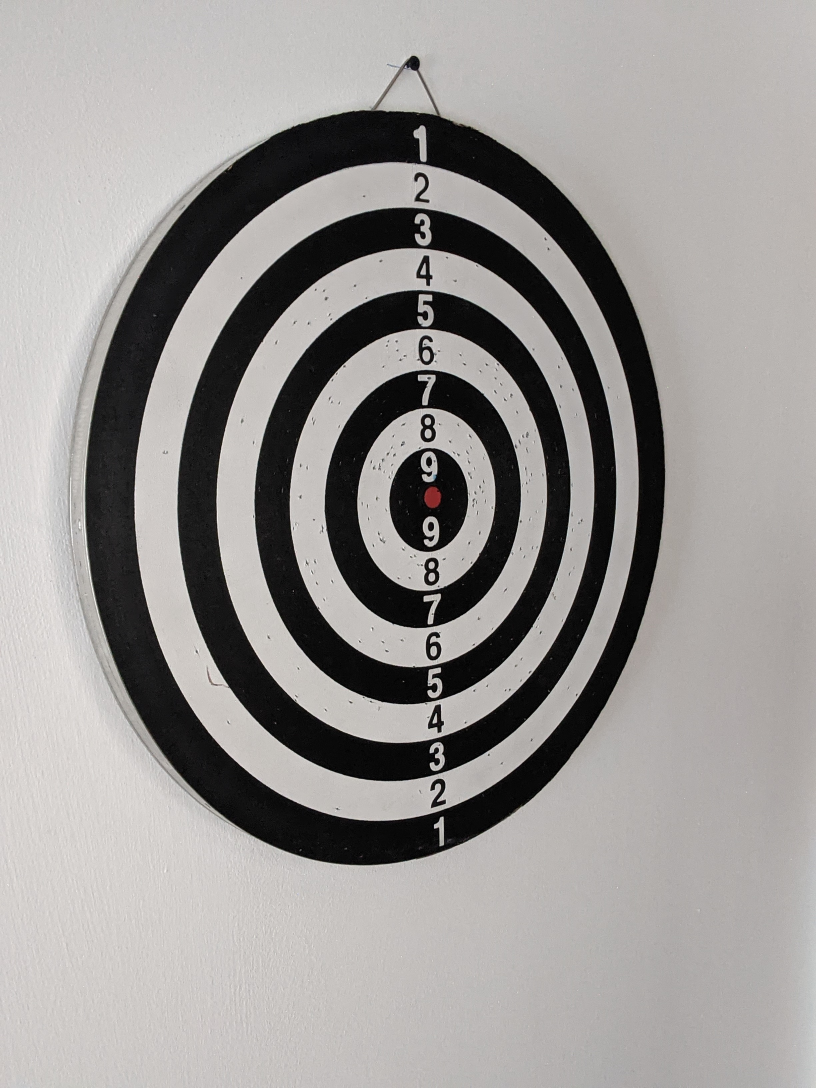
#> input picture image.jpg, 2448 x 3264 px (shown at 1/3 size)
$ python main.py   (older library calls are emulated)
#> lines starting #> are read from the running program, lines starting #| are printed output that depends on the picture; after the words box and inside, x2 and y2 are one past the last pixel; in counts of white or black regions, pixels touching at a corner belong together
import cv2
import numpy as np

def filter_image(image, kernel):
    image = np.array(image, np.uint8)
    filtered_image = cv2.filter2D(image, cv2.CV_8U, kernel)
    return filtered_image


def Canny(image, threshold_strong_lines, threshold_weak_lines = None, sobel_kernerl_size = 3):
    if threshold_strong_lines is None:
        threshold_weak_lines = threshold_strong_lines / 2

    image = cv2.Canny(image, threshold_weak_lines, threshold_strong_lines, None, apertureSize=sobel_kernerl_size)
    return image


def Sobel(image, pa_orizontala, pa_verticala, kernel_size):
    return cv2.Sobel(image, cv2.CV_8U, dx=pa_orizontala, dy=pa_verticala, ksize=kernel_size)


def main():
    image = cv2.imread("image.jpg", cv2.IMREAD_COLOR)
#> image is the input picture: shape (3264, 2448, 3); mean B, G, R 149.1, 151, 153.8
    image_Sobel_o = Sobel(image, 1, 0, 3)
#> in Sobel, `return cv2.Sobel(image, cv2.CV_8U, dx=pa_orizontala, dy=pa_verticala, ..`:
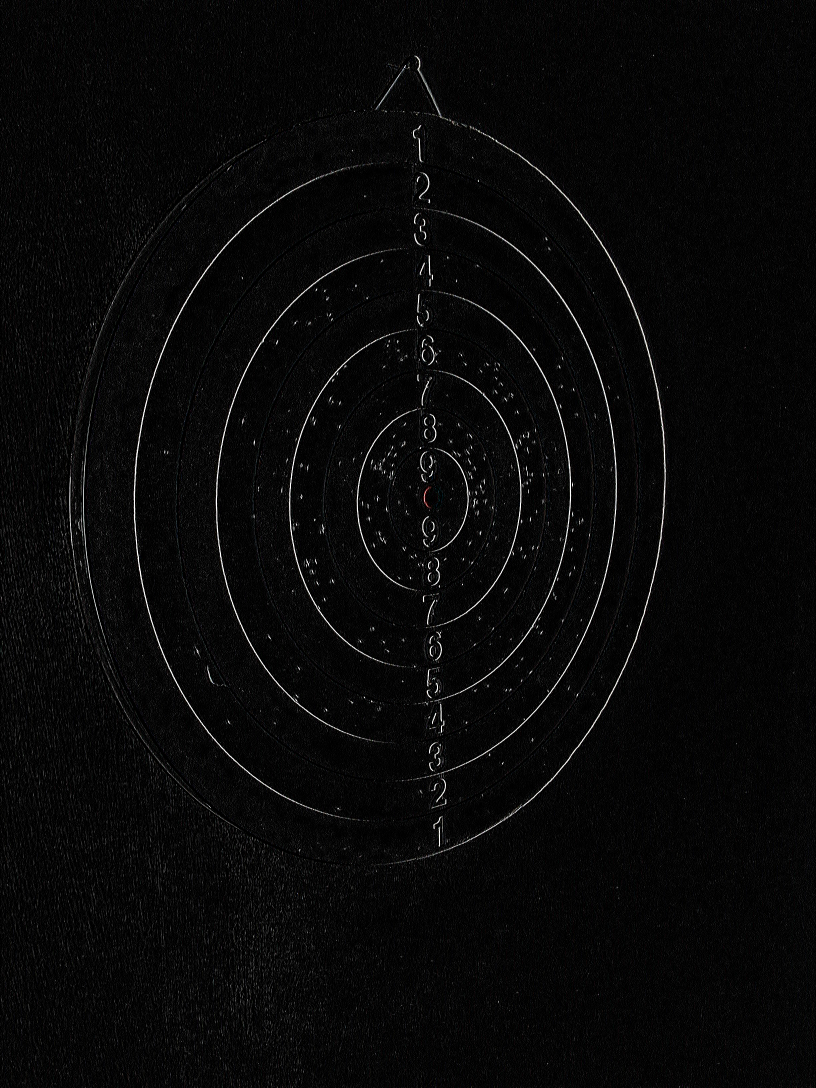
#> returned value: shape (3264, 2448, 3) (shown at 1/3 size); mean of channels 0, 1, 2 8.5, 8.4, 8.5; drawn as B, G, R
    image_Sobel_v = Sobel(image, 0, 1, 3)
#> call 2 of Sobel, with pa_orizontala = 0, pa_verticala = 1, kernel_size = 3
#> in Sobel (call 2), `return cv2.Sobel(image, cv2.CV_8U, dx=pa_orizontala, dy=pa_verticala, ..`:
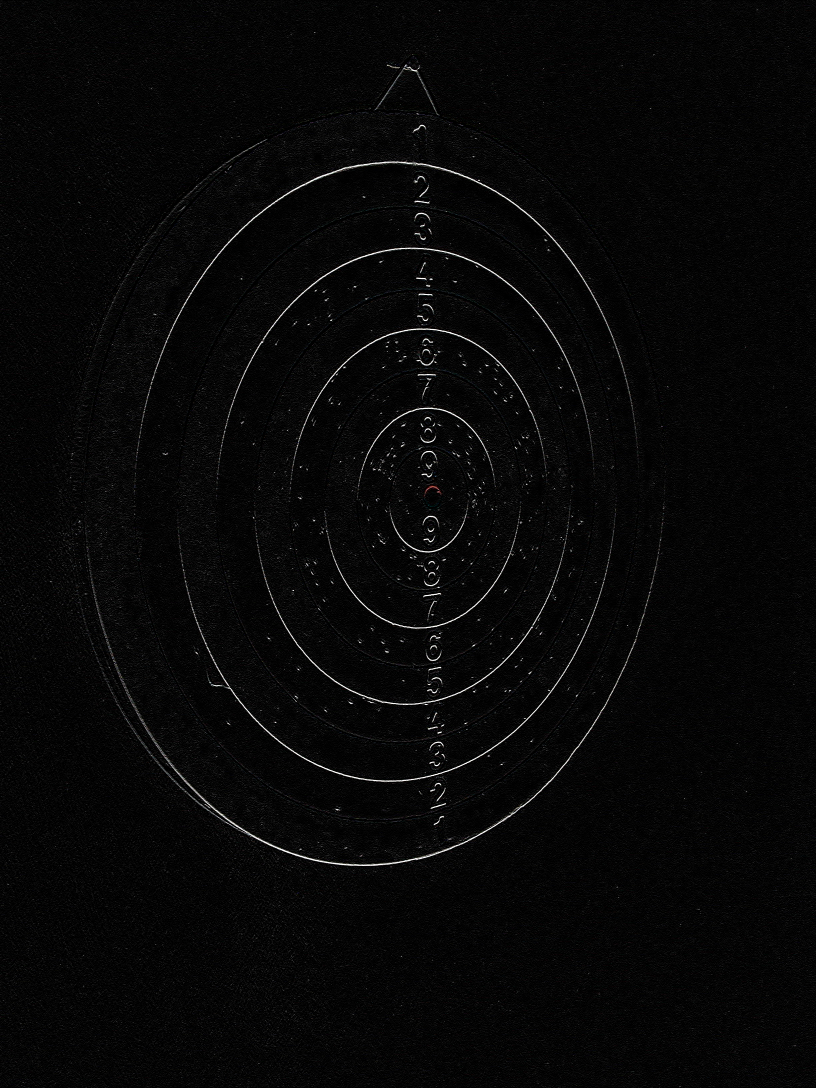
#> returned value: shape (3264, 2448, 3) (shown at 1/3 size); mean of channels 0, 1, 2 7.3, 7.2, 7.3; drawn as B, G, R
    image_Sobel_both = Sobel(image, 1, 1, 3)
#> call 3 of Sobel, with pa_orizontala = 1, pa_verticala = 1, kernel_size = 3
#> in Sobel (call 3), `return cv2.Sobel(image, cv2.CV_8U, dx=pa_orizontala, dy=pa_verticala, ..`:
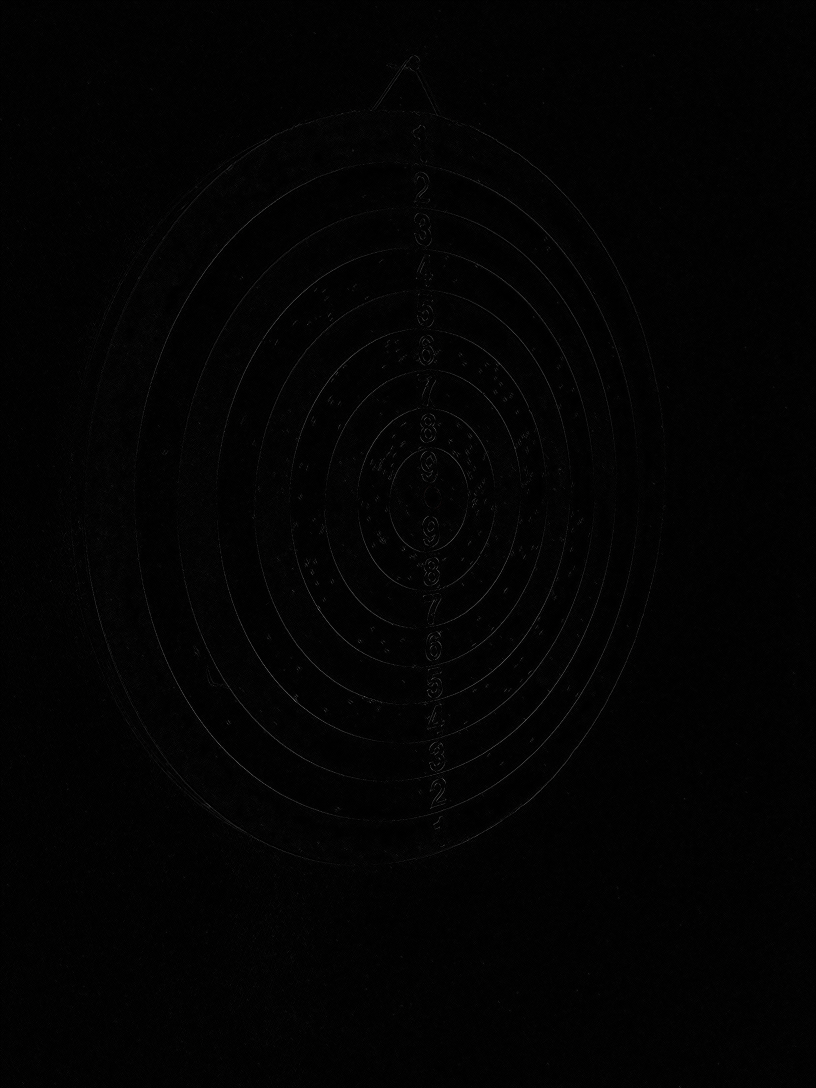
#> returned value: shape (3264, 2448, 3) (shown at 1/3 size); mean of channels 0, 1, 2 2.8, 2.8, 2.8; drawn as B, G, R
    image_Canny = Canny(image, 600) #Canny e grayscale
#> in Canny, `image = cv2.Canny(image, threshold_weak_lines, threshold_strong_lines,..`:
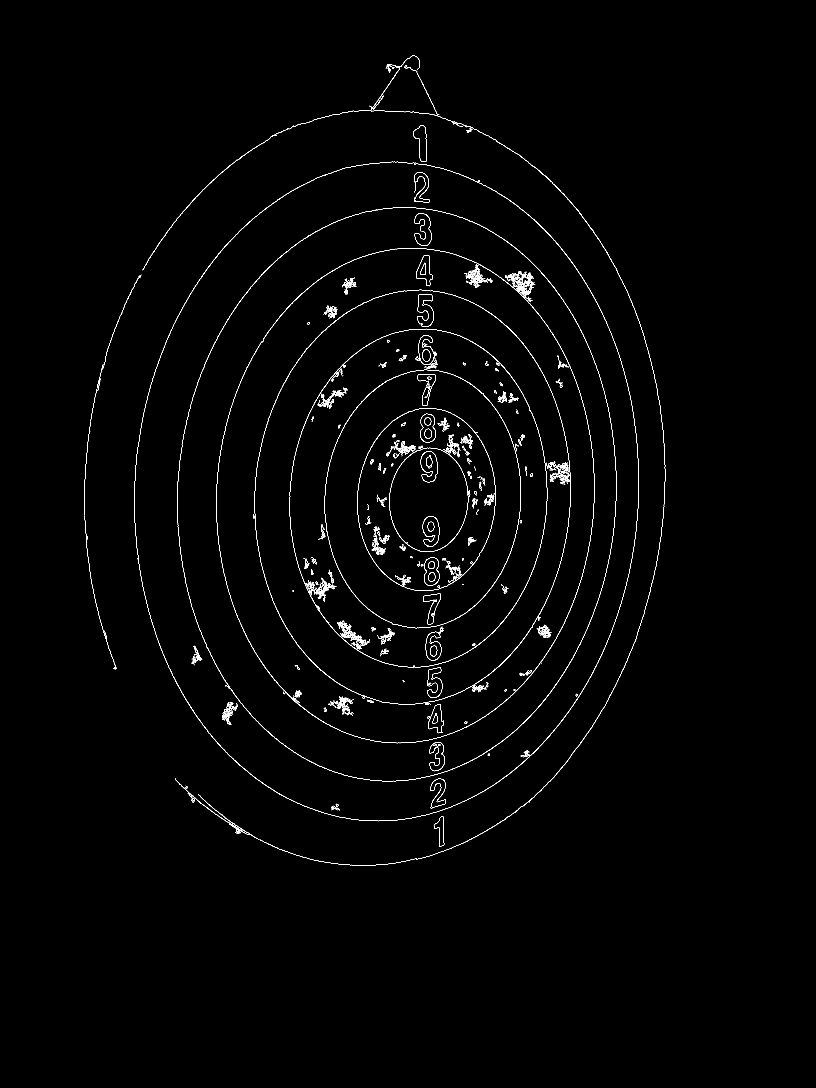
#> image: shape (3264, 2448) (shown at 1/3 size); 0.79% white in thin lines or dots, all inside (x1, y1, x2, y2) = (253, 167, 1996, 2597)
    image_Canny = cv2.cvtColor(image_Canny, cv2.COLOR_GRAY2BGR) #Il facem BGR(asa merge cv2, nu pe RGB)
    image_custom_sa_zicem_ca_vrem_feature_uri_pa_diagonala_principala = filter_image(image,
    np.array([  [-2, -1, 0,],
                [-1, 0, 1,],
                [0, 1, 2]
                ]))# E un fel de Sobel, dar pe diagonala

    image_combi = np.concatenate([image, image_Sobel_o, image_Sobel_v, image_Sobel_both, image_Canny, image_custom_sa_zicem_ca_vrem_feature_uri_pa_diagonala_principala], axis=1)
    image_combi = cv2.resize(image_combi, (1800, 500)) #Resize sa incapa frumi pe ecran
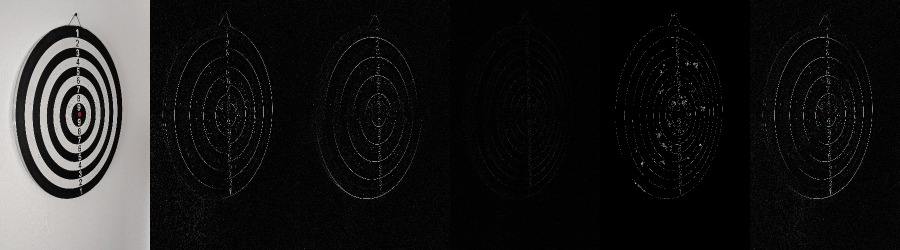
#> image_combi: shape (500, 1800, 3) (shown at 1/2 size); mean of channels 0, 1, 2 29.6, 29.9, 30.4; drawn as B, G, R

    cv2.imshow("Original/Sobel_orizonatala/Sobel_verticala/Sobel_ambele/Canny/feature_custom", image_combi)
    cv2.waitKey()
    cv2.destroyAllWindows()

if __name__ == "__main__":
    main()
